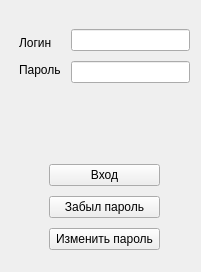
<?xml version="1.0" encoding="UTF-8"?>
<ui version="4.0">
 <class>Form</class>
 <widget class="QWidget" name="Form">
  <property name="geometry">
   <rect>
    <x>0</x>
    <y>0</y>
    <width>201</width>
    <height>272</height>
   </rect>
  </property>
  <property name="windowTitle">
   <string>Form</string>
  </property>
  <widget class="QWidget" name="verticalLayoutWidget">
   <property name="geometry">
    <rect>
     <x>19</x>
     <y>29</y>
     <width>171</width>
     <height>221</height>
    </rect>
   </property>
   <layout class="QVBoxLayout" name="verticalLayout">
    <property name="spacing">
     <number>10</number>
    </property>
    <property name="bottomMargin">
     <number>0</number>
    </property>
    <item>
     <layout class="QHBoxLayout" name="horizontalLayout">
      <item>
       <layout class="QVBoxLayout" name="verticalLayout_3">
        <property name="spacing">
         <number>0</number>
        </property>
        <property name="bottomMargin">
         <number>0</number>
        </property>
        <item>
         <widget class="QLabel" name="label">
          <property name="text">
           <string>Логин</string>
          </property>
         </widget>
        </item>
        <item>
         <widget class="QLabel" name="label_2">
          <property name="text">
           <string>Пароль</string>
          </property>
         </widget>
        </item>
       </layout>
      </item>
      <item>
       <layout class="QVBoxLayout" name="verticalLayout_2">
        <item>
         <widget class="QLineEdit" name="loginInput"/>
        </item>
        <item>
         <widget class="QLineEdit" name="passwordInput"/>
        </item>
       </layout>
      </item>
     </layout>
    </item>
    <item>
     <layout class="QVBoxLayout" name="verticalLayout_5">
      <item>
       <widget class="QLabel" name="errorLabel1">
        <property name="text">
         <string/>
        </property>
       </widget>
      </item>
      <item>
       <widget class="QLabel" name="errorLabel2">
        <property name="text">
         <string/>
        </property>
       </widget>
      </item>
     </layout>
    </item>
    <item>
     <layout class="QVBoxLayout" name="verticalLayout_4">
      <property name="leftMargin">
       <number>30</number>
      </property>
      <property name="rightMargin">
       <number>30</number>
      </property>
      <item>
       <widget class="QPushButton" name="inputButton">
        <property name="text">
         <string>Вход</string>
        </property>
       </widget>
      </item>
      <item>
       <widget class="QPushButton" name="forgotPasswordButton">
        <property name="text">
         <string>Забыл пароль</string>
        </property>
       </widget>
      </item>
      <item>
       <widget class="QPushButton" name="changePasswordButton">
        <property name="text">
         <string>Изменить пароль</string>
        </property>
       </widget>
      </item>
     </layout>
    </item>
   </layout>
  </widget>
 </widget>
 <resources/>
 <connections/>
</ui>
